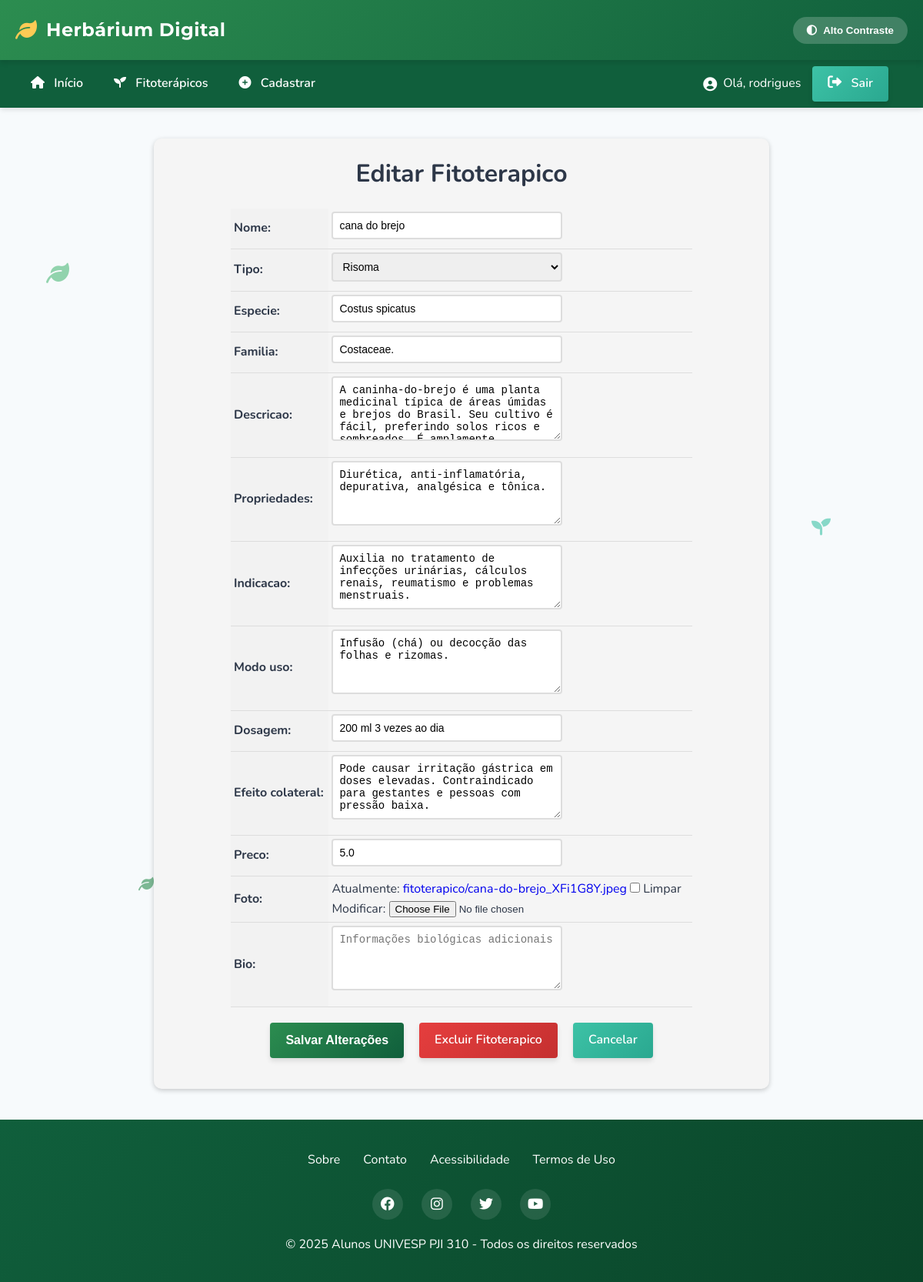
The app's page /fitoterapico/7/update/ (signed in), older data.
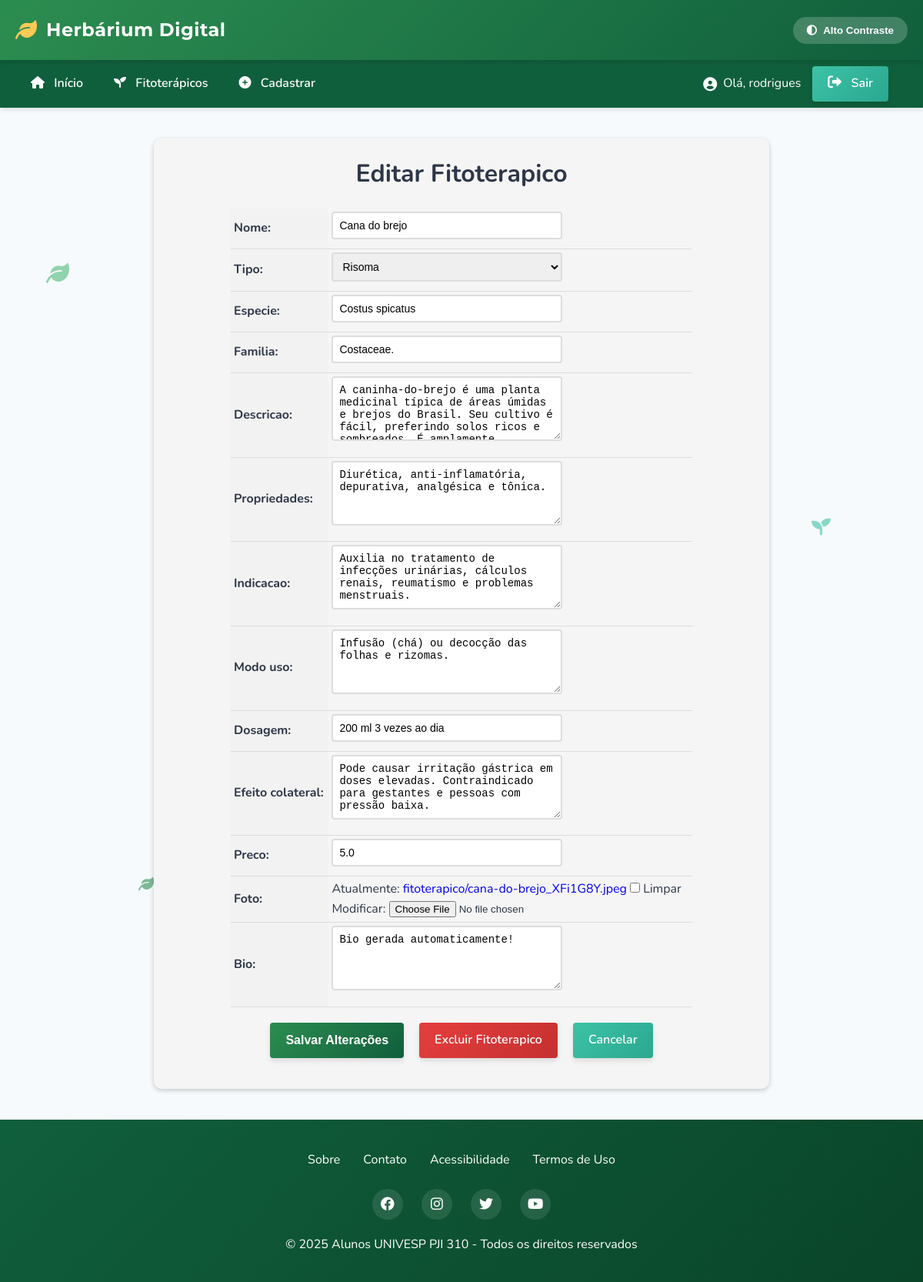
The same page, newer data.
### fitoterapico/models.py (models this page shows, shortened)
class Fitoterapico(models.Model):
    id = models.AutoField(primary_key=True)
    nome = models.CharField(max_length=100)
    tipo = models.ForeignKey(Tipo, on_delete=models.PROTECT, related_name='fitoterapico_tipo')
    especie = models.CharField(max_length=100)
    familia = models.CharField(max_length=100, blank=True, null=True)
    descricao = models.TextField()
    propriedades = models.TextField()
    indicacao = models.TextField()
    modo_uso = models.TextField()
    dosagem = models.CharField(max_length=100, blank=True, null=True)
    efeito_colateral = models.TextField(blank=True, null=True)
    preco = models.FloatField(blank=True, null=True)
    foto = models.ImageField(upload_to='fitoterapico/', blank=True, null=True)
    bio = models.TextField(blank=True, null=True)

class Tipo(models.Model):
    id = models.AutoField(primary_key=True)
    nome = models.CharField(max_length=200)
    def __str__(self):
        return self.nome

### fitoterapico/views.py (the view, shortened to what this page needs)
# urls.py: path('fitoterapico/<int:pk>/update/', FitoterapicoUpdateView.as_view(), name='fitoterapico_update'),
@method_decorator(login_required(login_url='login'), name='dispatch')
class FitoterapicoUpdateView(UpdateView):
    model = Fitoterapico
    form_class = FitoterapicoModelForm
    template_name = 'fitoterapico_update.html'

### fitoterapico/templates/fitoterapico_update.html (shortened to what this page needs)
{% extends "base.html" %}
{% block content %}
  <form method="post" enctype="multipart/form-data">
    <h1>Editar Fitoterapico</h1>
    <table>
      {{ form.as_table }}
    </table>
    <div>
      <div class="buttons-container">
        <input type="submit" value="Salvar Alterações" class="btn btn-primary">
        <a href="{% url 'fitoterapico_delete' object.pk %}" class="btn btn-danger">Excluir Fitoterapico</a>
        <a href="{% url 'fitoterapico_list' %}" class="btn btn-secondary">Cancelar</a>
      </div>
    </div>
  </form>
{% endblock %}

Row changes from the older to the newer data that the page shows:
changed Fitoterapico "Risoma": nome "cana do brejo" → "Cana do brejo"; bio (not shown) → "Bio gerada automaticamente!"
